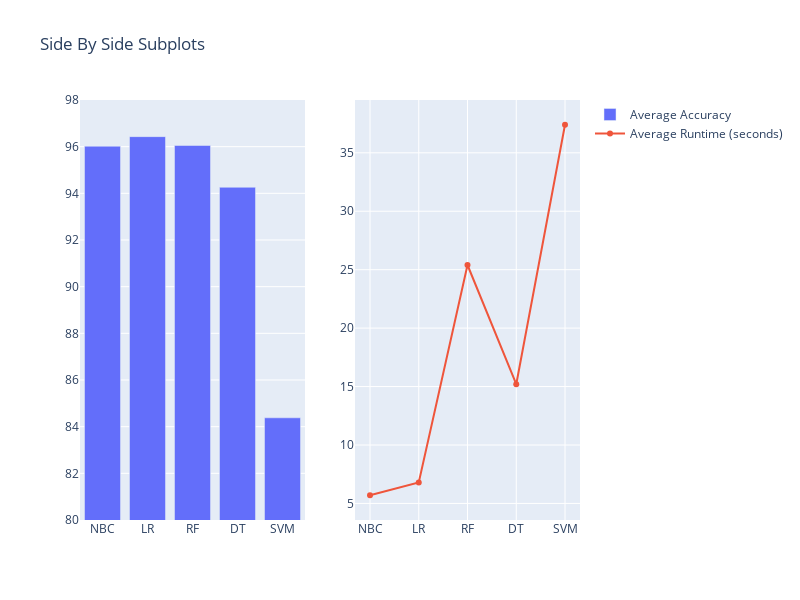

Write notebook code for a chart like this one.
### Code cell
import plotly.graph_objects as go
from plotly.subplots import make_subplots

# Create random data
categories =['NBC','LR','RF','DT','SVM']
values1 = [96.02,96.43,96.05,94.26,84.38]
values2 = [5.7, 6.8, 25.4, 15.2, 37.4]

# Create a subplot with 1 row and 2 columns
fig = make_subplots(rows=1, cols=2)

# Add bar chart for values1 in the first column
fig.add_trace(
    go.Bar(x=categories, y=values1, name='Average Accuracy'),
    row=1, col=1
)

# Add line chart for values2 in the second column
fig.add_trace(
    go.Scatter(x=categories, y=values2, name='Average Runtime (seconds)', mode='lines+markers'),
    row=1, col=2
)

# Update y-axis range for the bar plot
fig.update_yaxes(range=[80, 98],row=1, col=1)

# Update layout
fig.update_layout(height=600, width=800, title_text="Side By Side Subplots")

# Show the figure
fig.show()

### Figure 1 — Plotly figure (JSON) as saved in the notebook; plotly's stock layout.template omitted (floating-point values rounded to 4 significant figures)
{"data": [{"name": "Average Accuracy", "type": "bar", "x": ["NBC", "LR", "RF", "DT", "SVM"], "xaxis": "x", "y": [96.02, 96.43, 96.05, 94.26, 84.38], "yaxis": "y"}, {"mode": "lines+markers", "name": "Average Runtime (seconds)", "type": "scatter", "x": ["NBC", "LR", "RF", "DT", "SVM"], "xaxis": "x2", "y": [5.7, 6.8, 25.4, 15.2, 37.4], "yaxis": "y2"}], "layout": {"height": 600, "title": {"text": "Side By Side Subplots"}, "width": 800, "xaxis": {"anchor": "y", "domain": [0, 0.45]}, "xaxis2": {"anchor": "y2", "domain": [0.55, 1]}, "yaxis": {"anchor": "x", "domain": [0, 1], "range": [80, 98]}, "yaxis2": {"anchor": "x2", "domain": [0, 1]}}}
